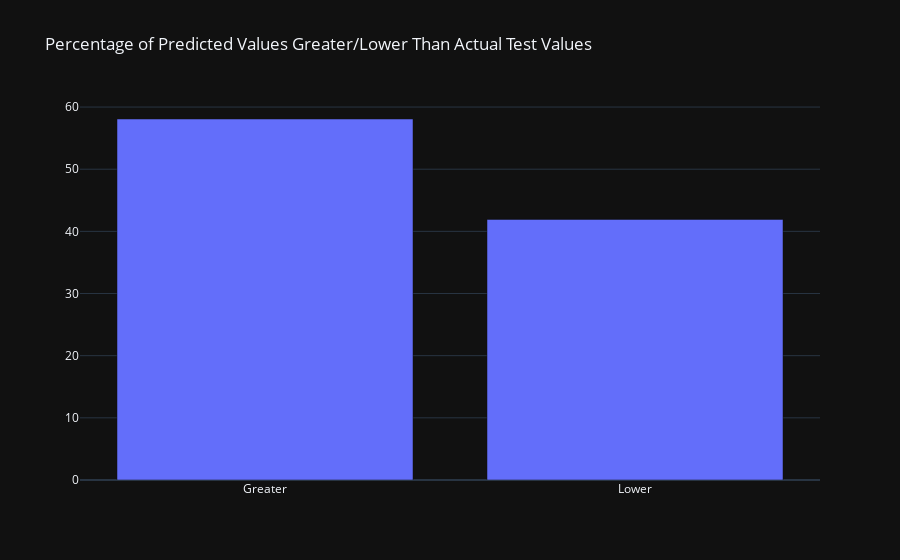

Source (notebook cell):
### Code cell
# Calculate percentage of predicted values greater than actual test values
greater_count = np.sum(y_pred.squeeze() > y_test.squeeze())
greater_percentage = greater_count / y_pred.squeeze().shape[0] * 100

# Calculate percentage of predicted values lower than actual test values
lower_count = np.sum(y_pred.squeeze() < y_test.squeeze())
lower_percentage = lower_count / y_pred.squeeze().shape[0] * 100

# Create a bar chart
fig = go.Figure(data=[go.Bar(x=['Greater', 'Lower'], y=[greater_percentage, lower_percentage])])
fig.update_layout(title='Percentage of Predicted Values Greater/Lower Than Actual Test Values')
fig.show()

### Figure 1 — Plotly figure (JSON) as saved in the notebook; plotly's stock layout.template omitted (floating-point values rounded to 4 significant figures)
{"data": [{"type": "bar", "x": ["Greater", "Lower"], "y": [58.08, 41.92]}], "layout": {"title": {"text": "Percentage of Predicted Values Greater/Lower Than Actual Test Values"}}}
